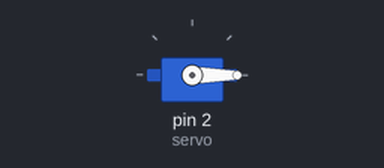
The sketch below on a simulated Arduino Uno, built with avr-gcc and run on an emulated ATmega328P. Shown: servo.

Above: at 0.05 s.
At 2.05 s:
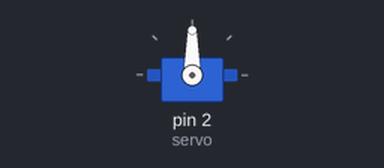
At 4.0 s:
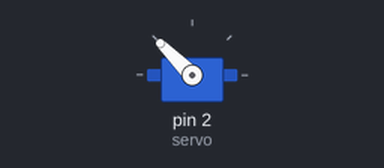
At 8.0 s:
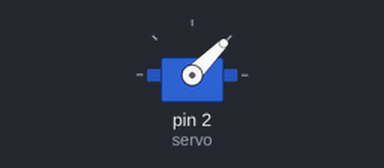
Timing chart, 0 to 10.4 s (numbered marks = the images above):
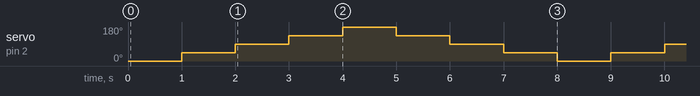

The sketch:

ServoMotor.ino
```cpp
#include<Servo.h> //Servo 라이브러리를 추가
#include <Servo.h>

Servo servo; 			//servo로 서보모터 함수 활용함

void setup() {
  servo.attach(2);		//서보모터핀은 디지털 2번핀
}

void loop() {
  int degree[8] = {0, 45, 90, 135, 180, 135, 90, 45}; //각도 조절을 위한 배열
  for(int a = 0; a < 8; a++)
  {
    servo.write(degree[a]); 	//배열을 이용해서 0~180도를 45도씩 돌아서 다시 0도로 돌아옴
    delay(1000);				//1초간 대기
  }
}
```

Measured:
- by itself, servo on pin 2 (servo): repeats every 8.0 s: 90° 1.0 s, 135° 1.0 s, 180° 1.0 s, 135° 1.0 s, 90° 1.0 s, 45° 1.0 s, 0° 1.0 s, 45° 1.0 s
